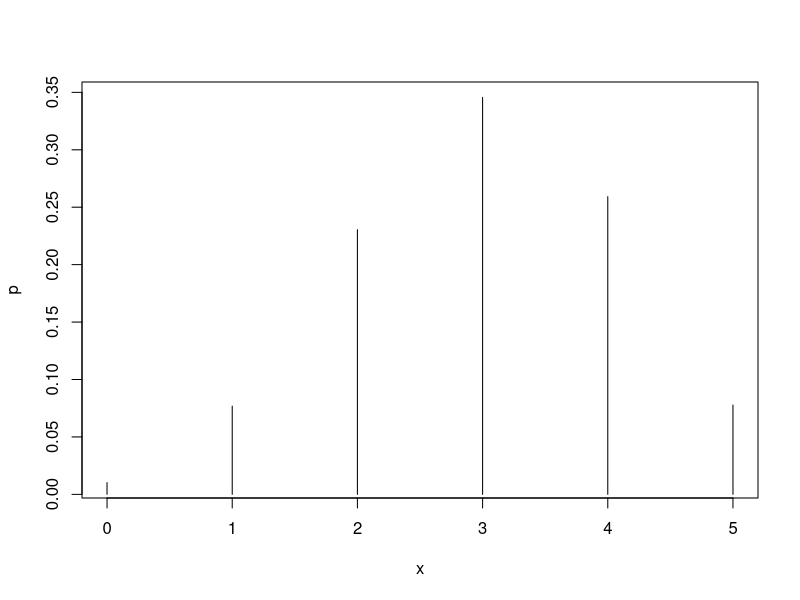
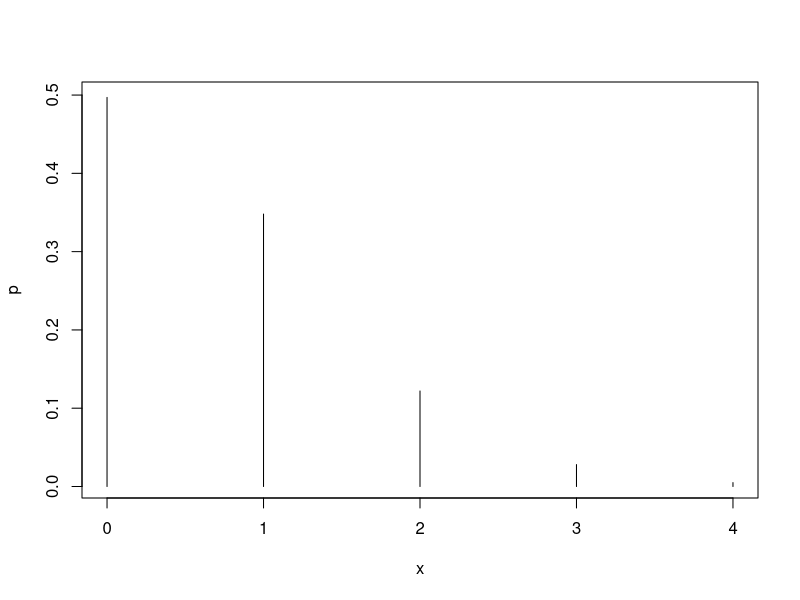
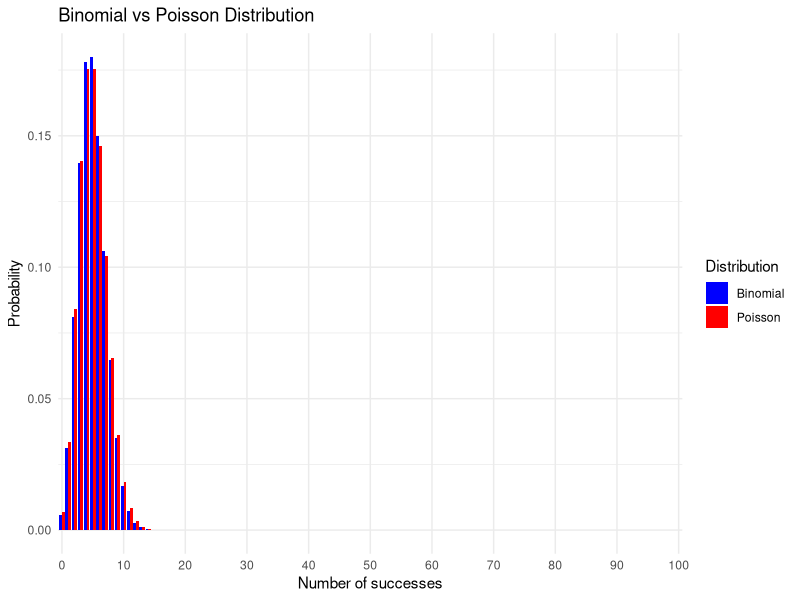

Generate these figures, in order, with R:
## ---- chunk 1
x <- c(0, 1, 2, 3, 4, 5)
p <- c(0.01024, 0.0768, 0.2304, 0.3456, 0.2592, 0.07776)
plot(x, p, type = "h")

## ---- chunk 2
dbinom(2,5,0.6)
## ---- chunk 3
1 - pbinom(1,5,0.6)

## OR

pbinom(1,5,0.6, lower.tail = FALSE)
## ---- chunk 4
pbinom(4,5,0.6)-pbinom(1,5,0.6)
## ---- chunk 5
library(knitr)
kick <- read.csv("data/Kick_deaths.csv")
kable(kick[1:12,])
## ---- chunk 6
library(tidyverse)

frequency_kick <- kick %>%
  select(-Year) %>%
  pivot_longer(cols = everything(), names_to = "Column", values_to = "Deaths") %>%
  count(Deaths) %>%
  arrange(Deaths) %>%
  mutate(Total_Deaths = Deaths*n) %>%
  mutate(Probability = "?")

kable(frequency_kick)
## ---- chunk 7
total_kick <- frequency_kick %>% 
  summarize(n = sum(n), sum_Total_Deaths = sum(Total_Deaths))

kable(total_kick)
## ---- chunk 8
x <- c(0, 1, 2, 3, 4) 
p <- c(0.497, 0.348, 0.122, 0.028, 0.005) 
plot(x, p, type = "h")
## ---- chunk 9

frequency_kick1 <- kick %>%
  select(-Year) %>%
  pivot_longer(cols = everything(), names_to = "Column", values_to = "Deaths") %>%
  count(Deaths) %>%
  arrange(Deaths) %>%
  mutate(Total_Deaths = Deaths*n) %>%
  mutate(Probability = c(0.497, 0.348, 0.122, 0.028, 0.005)) %>%
  mutate(Observed_Probability = n/280)

kable(frequency_kick1)
## ---- chunk 10
ppois(1,0.7)
## ---- chunk 11
dpois(1,0.7)
## ---- chunk 12
# Parameters for the binomial distribution
n <- 100
p <- 0.05

# Calculating lambda for the Poisson approximation
lambda <- n * p

# Generate the range of values
x <- 0:n

# Data frames for plotting
data_binom <- data.frame(x = x, probability = dbinom(x, n, p), Distribution = "Binomial")
data_pois <- data.frame(x = x, probability = dpois(x, lambda), Distribution = "Poisson")

# Combine data
data_combined <- rbind(data_binom, data_pois)

# Create the plot
p <- ggplot(data_combined, aes(x = factor(x), y = probability, fill = Distribution)) +
    geom_bar(stat = "identity", position = position_dodge()) +
    ggtitle("Binomial vs Poisson Distribution") +
    xlab("Number of successes") +
    ylab("Probability") +
    scale_fill_manual(values = c("blue", "red")) +
    theme_minimal() +
    scale_x_discrete(breaks = seq(0, n, by = 10))  # Display every 10th label
## ---- chunk 13
print(p)
